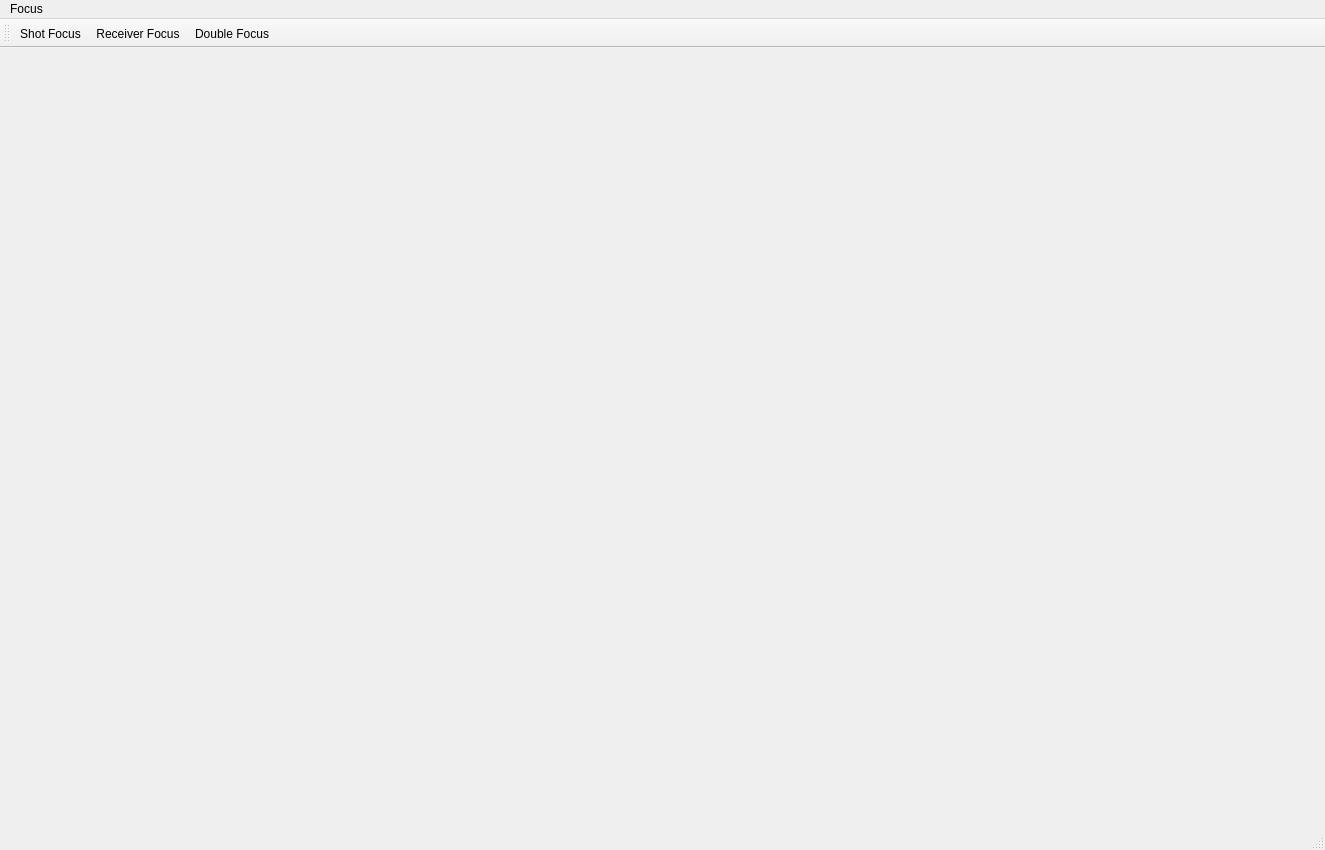
<ui version="4.0" >
 <class>Draw2DfrmClass</class>
 <widget class="QMainWindow" name="Draw2DfrmClass" >
  <property name="windowModality" >
   <enum>Qt::ApplicationModal</enum>
  </property>
  <property name="geometry" >
   <rect>
    <x>0</x>
    <y>0</y>
    <width>1325</width>
    <height>850</height>
   </rect>
  </property>
  <property name="windowTitle" >
   <string>Draw2Dfrm</string>
  </property>
  <widget class="QWidget" name="centralWidget" >
   <property name="geometry" >
    <rect>
     <x>0</x>
     <y>47</y>
     <width>1325</width>
     <height>780</height>
    </rect>
   </property>
  </widget>
  <widget class="QMenuBar" name="menuBar" >
   <property name="geometry" >
    <rect>
     <x>0</x>
     <y>0</y>
     <width>1325</width>
     <height>24</height>
    </rect>
   </property>
   <widget class="QMenu" name="menuFocus" >
    <property name="title" >
     <string>Focus</string>
    </property>
    <addaction name="actionShotFocus" />
    <addaction name="actionReceiverFocus" />
    <addaction name="actionDoubleFocus" />
    <addaction name="actionOVTfold" />
   </widget>
   <addaction name="menuFocus" />
  </widget>
  <widget class="QToolBar" name="mainToolBar" >
   <property name="geometry" >
    <rect>
     <x>0</x>
     <y>24</y>
     <width>1325</width>
     <height>23</height>
    </rect>
   </property>
   <attribute name="toolBarArea" >
    <enum>TopToolBarArea</enum>
   </attribute>
   <attribute name="toolBarBreak" >
    <bool>false</bool>
   </attribute>
   <addaction name="actionShotFocus" />
   <addaction name="actionReceiverFocus" />
   <addaction name="actionDoubleFocus" />
  </widget>
  <widget class="QStatusBar" name="statusBar" >
   <property name="geometry" >
    <rect>
     <x>0</x>
     <y>827</y>
     <width>1325</width>
     <height>23</height>
    </rect>
   </property>
  </widget>
  <action name="actionShotFocus" >
   <property name="icon" >
    <iconset>
     <normaloff>:/test/Resources/shotfocus.png</normaloff>:/test/Resources/shotfocus.png</iconset>
   </property>
   <property name="text" >
    <string>Shot Focus</string>
   </property>
  </action>
  <action name="actionReceiverFocus" >
   <property name="icon" >
    <iconset>
     <normaloff>:/test/Resources/revfocus.png</normaloff>:/test/Resources/revfocus.png</iconset>
   </property>
   <property name="text" >
    <string>Receiver Focus</string>
   </property>
  </action>
  <action name="actionDoubleFocus" >
   <property name="icon" >
    <iconset>
     <normaloff>:/test/Resources/doublefocus.png</normaloff>:/test/Resources/doublefocus.png</iconset>
   </property>
   <property name="text" >
    <string>Double Focus</string>
   </property>
  </action>
  <action name="actionOVTfold" >
   <property name="text" >
    <string>OVT fold</string>
   </property>
  </action>
 </widget>
 <layoutdefault spacing="6" margin="11" />
 <resources>
  <include location="datareconstruction.qrc" />
 </resources>
 <connections/>
</ui>
